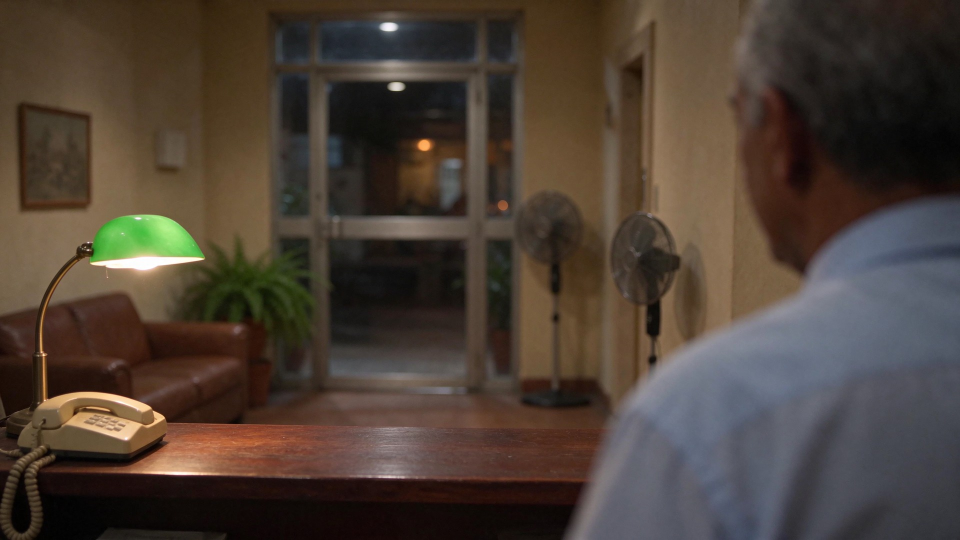
#> input picture novelinhas/serie-portaria/referencias/contra_base_v1.jpg, 1920 x 1080 px (shown at 1/2 size); its folder holds 4 pictures in this run
$ python gerar_travada.py ../referencias/contra_base.jpg ../referencias/contra_base_v1.jpg 5 1.0 ../referencias/contra_neide.jpg
#> lines starting #> are read from the running program, lines starting #| are printed output that depends on the picture
### novelinhas/mininovela.py
#!/usr/bin/env python3
"""
Mininovela — novela dublada em VÍDEO (estilo canal de mininovelas), 16:9, sem narrador e sem texto na tela.

Para cada plano do roteiro:
  - quadro inicial (Seedream, com a foto de referência de cada personagem em cena -> mesmo rosto/roupa)
  - plano de FALA  -> voz pt-BR (Gemini TTS) + vídeo com boca sincronizada (Kling Avatar)
  - plano de AÇÃO  -> vídeo imagem→vídeo com movimento real (Wan 2.6 Flash) + efeitos sonoros (Mirelo)
Depois: trilha dramática (MiniMax Music) por baixo, subindo nos picos, card final de 8 s, -14 LUFS estéreo.

Uso:
  python mininovela.py produzir episodios/ep003-.../roteiro.json [--ate 11]   (--ate N = só os N primeiros planos)
"""
import argparse
import base64
import json
import math
import random
import sys
import time
from pathlib import Path

import novelinha as nv  # runware(), tts_runware(), rodar(), duracao(), h8(), log(), erro(), paralelo()

AQUI = Path(__file__).resolve().parent
W, H, FPS = 1920, 1080, 30

CFG = {
    "imagem": {"modelo": "bytedance:seedream@5.5", "largura": 1920, "altura": 1080, "espera_maxima_s": 300},
    "acao": {"modelo": "alibaba:wan@2.6-flash", "espera_maxima_s": 900},
    "fala": {"modelo": "klingai:avatar@2.0-standard", "espera_maxima_s": 900},
    "sfx": {"modelo": "mirelo:1@1", "espera_maxima_s": 300, "volume": 0.55},
    "musica": {"modelo": "minimax:music@2.6", "espera_maxima_s": 600, "volume": 0.20, "volume_pico": 0.42},
    "tts": {"runware": {"modelo": "google:gemini@3.1-flash-tts", "idioma": "pt-BR", "usar_tom": False,
                        "espera_maxima_s": 240}},
    "paralelo": 4,
    "folga_fala": 0.25,
    "velocidade_fala": 1.08,   # acelera levemente a voz (ritmo de novela)
    # estimativas para o limite de gasto (US$)
    "estimativa": {"imagem": 0.03, "voz": 0.02, "fala_s": 0.06, "acao_s": 0.06, "sfx": 0.03, "musica": 0.2},
}


# [12 lines left out: function baixar, not called in this run]


def data_uri(caminho, mime):
    return f"data:{mime};base64," + base64.b64encode(Path(caminho).read_bytes()).decode()


def subir_imagem(caminho, cache):
    chave = nv.h8(Path(caminho).name, Path(caminho).stat().st_size)
    if chave not in cache:
        import uuid
        import requests
        cab = {"Authorization": f"Bearer {nv.os.environ.get('RUNWARE_API_KEY', 'proxy-injected')}"}
        for tentativa in range(5):
            try:
                j = requests.post("https://api.runware.ai/v1", headers=cab, timeout=120, json=[{
                    "taskType": "imageUpload", "taskUUID": str(uuid.uuid4()),
                    "image": data_uri(caminho, "image/png")}]).json()
                if j.get("data"):
                    cache[chave] = j["data"][0]["imageUUID"]
                    break
            except (requests.RequestException, ValueError):
                pass
            time.sleep(2 ** tentativa)
        else:
            nv.erro(f"falha ao enviar {caminho}")
    return cache[chave]


# [20 lines left out: functions gerar_imagem, prompt_plano, not called in this run]


# --------------------------------------------------------------------------- produção

class Orcamento:
    # [347 lines left out: functions __init__, reservar, pagar, processar_voz, produzir, card_final and 2 more, not called in this run]


# [2 lines that do not run on import are left out]

### novelinhas/novelinha.py
#!/usr/bin/env python3
"""
Novelinha — transforma um roteiro.json em vídeo pronto para YouTube.

Etapas: voz (TTS) -> imagens -> cenas com movimento -> legendas -> música -> vídeo final
        + thumbnail + legendas .srt + arquivo de título/descrição/tags.

Uso:
  python novelinha.py validar  episodios/ep001/roteiro.json
  python novelinha.py produzir episodios/ep001/roteiro.json
  python novelinha.py produzir episodios/ep001/roteiro.json --teste   (sem APIs: voz muda + imagens provisórias)

Tudo que já foi gerado fica em cache (pasta do episódio). Mudou o texto de uma cena?
Só aquela cena é refeita.
"""
import argparse
import asyncio
import base64
import hashlib
import json
import math
import os
import random
import re
import shutil
import subprocess
import sys
import textwrap
import time
import unicodedata
from pathlib import Path

AQUI = Path(__file__).resolve().parent

FORMATOS = {
    "vertical": (1080, 1920),    # Shorts / Reels / TikTok
    "horizontal": (1920, 1080),  # vídeo longo
}

FONTES_CANDIDATAS = [
    "C:/Windows/Fonts/impact.ttf",
    "C:/Windows/Fonts/arialbd.ttf",
    "/System/Library/Fonts/Supplemental/Impact.ttf",
    "/System/Library/Fonts/Supplemental/Arial Bold.ttf",
    "/usr/share/fonts/truetype/dejavu/DejaVuSans-Bold.ttf",
    "/usr/share/fonts/truetype/liberation/LiberationSans-Bold.ttf",
]


# --------------------------------------------------------------------------- util

def log(msg):
    print(f"[novelinha] {msg}", flush=True)


def erro(msg):
    print(f"[novelinha] ERRO: {msg}", file=sys.stderr)
    sys.exit(1)


def h8(*partes):
    return hashlib.sha1("||".join(map(str, partes)).encode()).hexdigest()[:8]


# [179 lines left out: functions rodar, duracao, mesclar, carregar_config, fonte, validar and 6 more, not called in this run]


TTS = {"runware": tts_runware, "edge": tts_edge, "elevenlabs": tts_elevenlabs, "mudo": tts_mudo}


# [177 lines left out: functions paralelo, voz_de, gerar_vozes, montar_prompt, img_openai, img_replicate and 2 more, not called in this run]


IMAGENS = {"openai": img_openai, "replicate": img_replicate, "runware": img_runware, "provisoria": img_provisoria}


# [29 lines left out: function gerar_imagens, not called in this run]


# --------------------------------------------------------------------------- cenas com movimento

MOVIMENTOS = ["zoom_in", "zoom_out", "pan_direita", "pan_esquerda", "zoom_in", "pan_cima"]


# [42 lines left out: functions clipe_cena, frases, not called in this run]


def ts_srt(s):
    ms = int(round(s * 1000))
    return f"{ms // 3600000:02d}:{ms // 60000 % 60:02d}:{ms // 1000 % 60:02d},{ms % 1000:03d}"


def ts_ass(s):
    cs = int(round(s * 100))
    return f"{cs // 360000}:{cs // 6000 % 60:02d}:{cs // 100 % 60:02d}.{cs % 100:02d}"


# [239 lines left out: functions ass_cor, gerar_legendas, gerar_thumbnail, gerar_textos, escolher_musica, produzir and 1 more, not called in this run]


# [2 lines that do not run on import are left out]

### novelinhas/serie-portaria/ep01-a-caixa/gerar_travada.py
#!/usr/bin/env python3
"""Tomada a partir de um PRIMEIRO QUADRO travado (image-to-video, Seedance 2.5 Flash). Um envio, nunca reenvia.

Uso: gerar_travada.py <nome> <quadro em referencias/> <segundos> <teto US$> "<prompt>"
"""
import json, sys, time, uuid
from pathlib import Path
import requests
from PIL import Image
sys.path.insert(0, str(Path(__file__).resolve().parents[2]))
import mininovela as mn
B = Path(__file__).resolve().parent; OUT = B / "tomadas2"; REF = B.parent / "referencias"
API = "https://api.runware.ai/v1"; CAB = {"Authorization": "Bearer proxy-injected"}
nome, quadro, dur, teto, prompt = sys.argv[1], sys.argv[2], int(sys.argv[3]), float(sys.argv[4]), sys.argv[5]
OUT.mkdir(exist_ok=True)
if (OUT / f"{nome}.mp4").exists(): sys.exit(f"{nome}: já existe")
if dur * 0.068 > teto: sys.exit("PARADO: passa do teto")
q = OUT / f"_{Path(quadro).stem}_854.png"
if not q.exists(): Image.open(REF / quadro).convert("RGB").resize((854, 480), Image.LANCZOS).save(q)
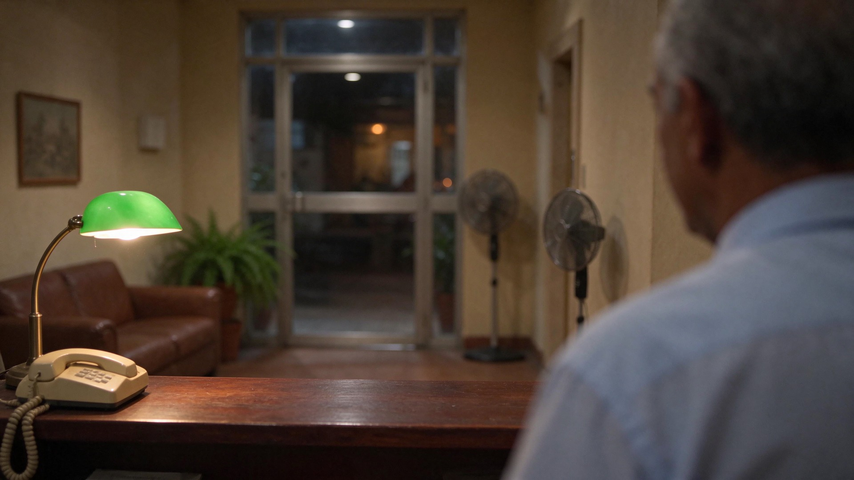
#> saved as _contra_base_v1_854.png: PIL image 854x480 RGB; mean R, G, B 75.9, 63.7, 53.8
cache_f = OUT / "uploads.json"; cache = json.loads(cache_f.read_text()) if cache_f.exists() else {}
#> (the run stopped early here; a loop or call above may not have finished)

$ run again, on novelinhas/serie-portaria/referencias/juninho_3q.jpg
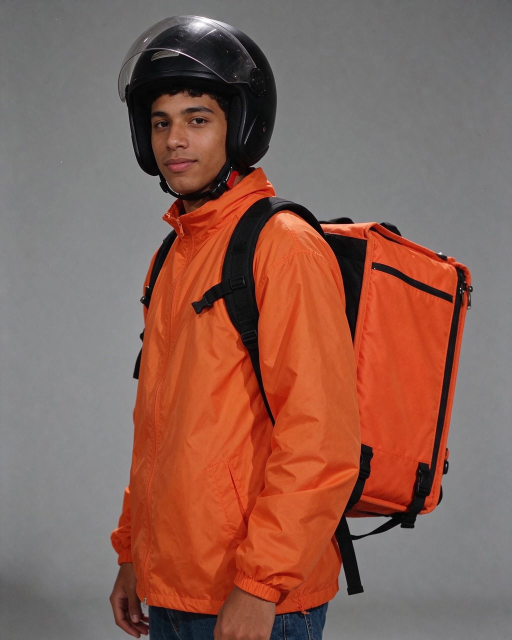
#> input picture novelinhas/serie-portaria/referencias/juninho_3q.jpg, 1024 x 1280 px (shown at 1/2 size)
#> `if not q.exists(): Image.open(REF / quadro).convert("RGB").resize((854..`:
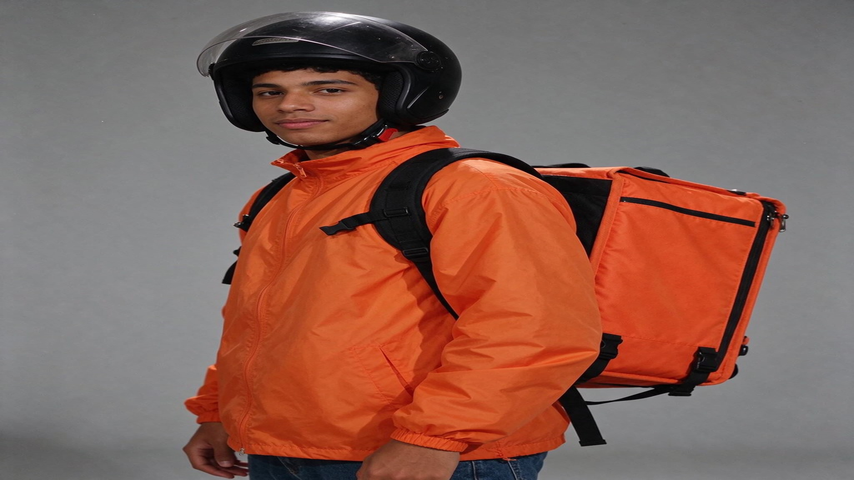
#> saved as _juninho_3q_854.png: PIL image 854x480 RGB; mean R, G, B 137.2, 97.9, 86.7
